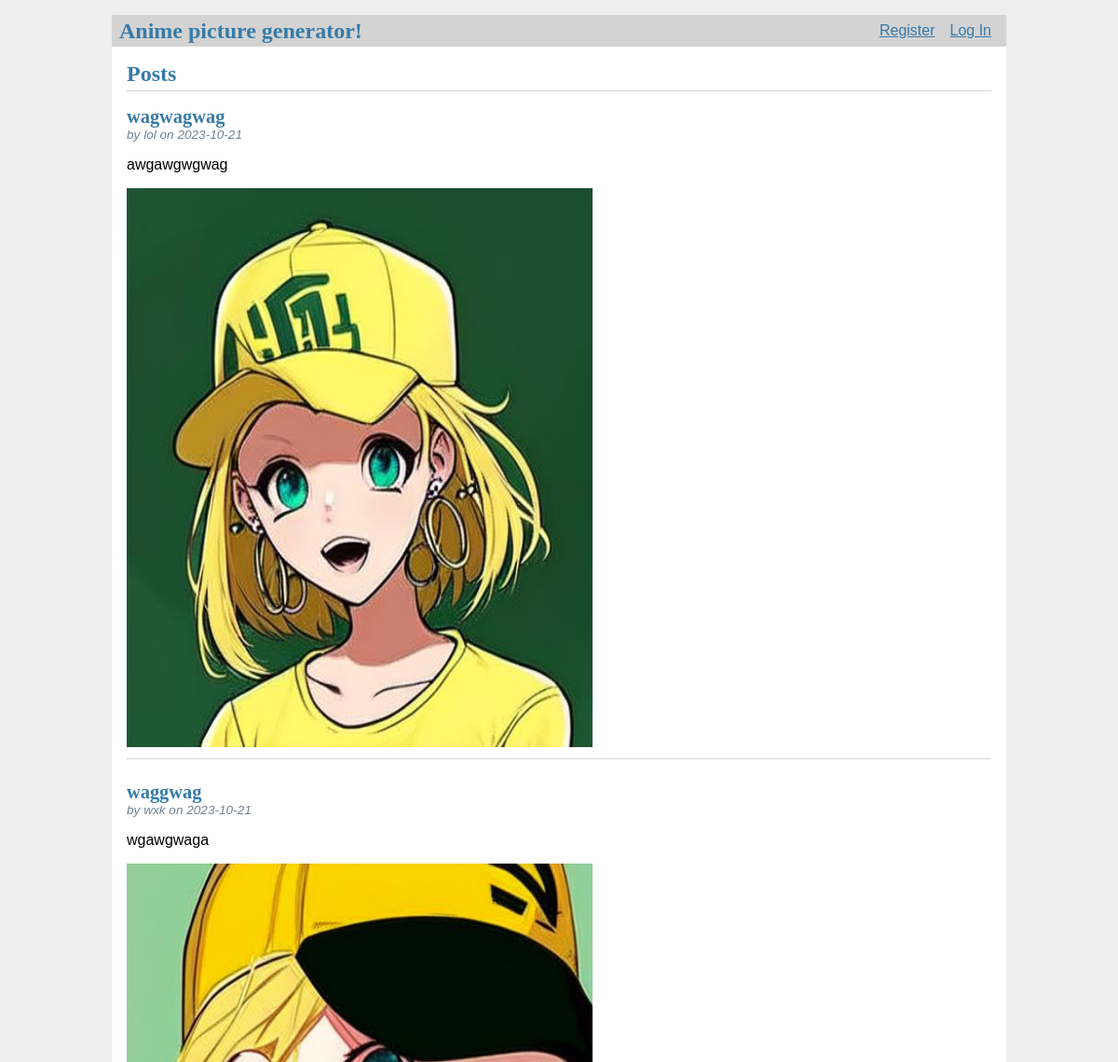
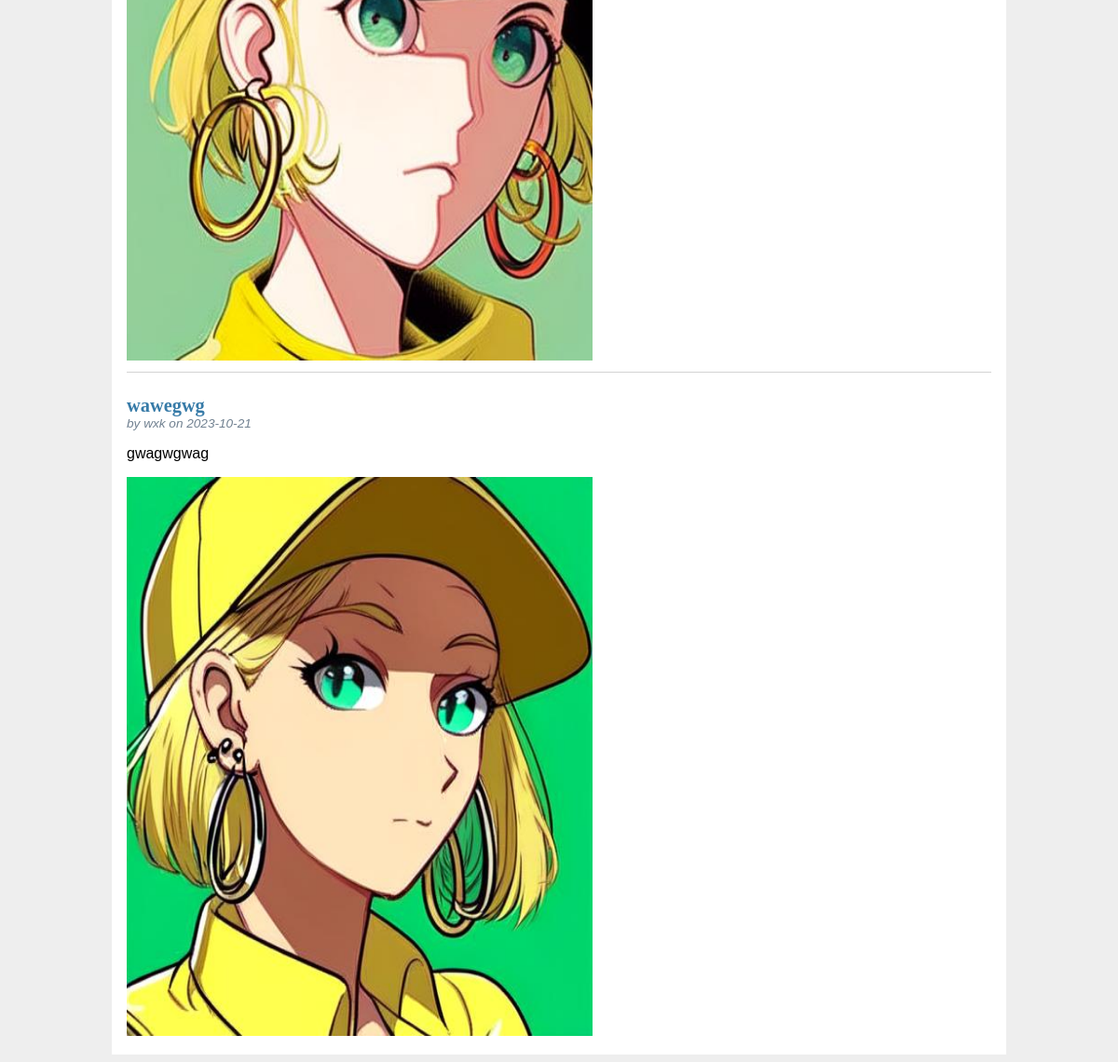
The page / on the database its author committed (2 pictures, top to bottom).
### tables this page shows
CREATE TABLE post (
  id INTEGER PRIMARY KEY AUTOINCREMENT,
  author_id INTEGER NOT NULL,
  created TIMESTAMP NOT NULL DEFAULT CURRENT_TIMESTAMP,
  title TEXT NOT NULL,
  seed TEXT NOT NULL,
  prompt TEXT NOT NULL,
  filepath TEXT NOT NULL,
  FOREIGN KEY (author_id) REFERENCES user (id)
);

CREATE TABLE user (
  id INTEGER PRIMARY KEY AUTOINCREMENT,
  username TEXT UNIQUE NOT NULL,
  password TEXT NOT NULL
);

### anigen/blog.py (the view)
@bp.route('/')
def index():
    db = get_db()
    posts = db.execute(
        'SELECT p.id, title, seed, created, author_id, username, filepath'
        ' FROM post p JOIN user u ON p.author_id = u.id'
        ' ORDER BY created DESC'
    ).fetchall()
    print(posts)
    return render_template('blog/index.html', posts=posts)

### anigen/auth.py (called while the page is built)
@bp.before_app_request
def load_logged_in_user():
    user_id = session.get('user_id')
    if user_id is None:
        g.user = None
    else:
        g.user = get_db().execute(
            'SELECT * FROM user WHERE id = ?', (user_id,)
        ).fetchone()

### anigen/db.py (called while the page is built)
def get_db():
    if 'db' not in g:
        g.db = sqlite3.connect(
            current_app.config['DATABASE'],
            detect_types=sqlite3.PARSE_DECLTYPES
        )
        g.db.row_factory = sqlite3.Row
    return g.db

### anigen/templates/blog/index.html (shortened to what this page needs)
{% extends 'base.html' %}
{% block header %}
<h1>{% block title %}Posts{% endblock %}</h1>
{% endblock %}
{% block content %}
{% for post in posts %}
<article class="post">
    <header>
        <div>
            <h1>{{ post['title'] }}</h1>
            <div class="about">by {{ post['username'] }} on {{ post['created'].strftime('%Y-%m-%d') }}</div>
        </div>
    </header>
    <p class="body">{{ post['seed'] }}</p>
    <img src="{{ url_for('static', filename="/images/" + post['filepath']) }}" alt="Girl in a jacket" width="500" height="600">
</article>
{% if not loop.last %}
<hr>
{% endif %}
{% endfor %}
{% endblock %}

### anigen/templates/base.html (shortened to what this page needs)
<!doctype html>
<link rel="stylesheet" href="{{ url_for('static', filename='style.css') }}">
<nav>
    <h1>Anime picture generator!</h1>
    <ul>
        {% if g.user %}
        <li><span>{{ g.user['username'] }}</span>
            <li><a href="{{ url_for('auth.logout') }}">Log Out</a>
                {% else %}
                <li><a href="{{ url_for('auth.register') }}">Register</a>
                    <li><a href="{{ url_for('auth.login') }}">Log In</a>
                        {% endif %}
    </ul>
</nav>
<section class="content">
    <header>
        {% block header %}{% endblock %}
    </header>
    {% block content %}{% endblock %}
</section>

### anigen/static/style.css (style rules this page uses)
h1 { font-family: serif; color: #377ba8; margin: 1rem 0; }
a { color: #377ba8; }
hr { border: none; border-top: 1px solid lightgray; }
nav { background: lightgray; display: flex; align-items: center; padding: 0 0.5rem; }
nav h1 { flex: auto; margin: 0; }
nav ul { display: flex; list-style: none; margin: 0; padding: 0; }
nav ul li a, nav ul li span, header .action { display: block; padding: 0.5rem; }
.content { padding: 0 1rem 1rem; }
.content > header { border-bottom: 1px solid lightgray; display: flex; align-items: flex-end; }
.content > header h1 { flex: auto; margin: 1rem 0 0.25rem 0; }
.post > header { display: flex; align-items: flex-end; font-size: 0.85em; }
.post > header > div:first-of-type { flex: auto; }
.post > header h1 { font-size: 1.5em; margin-bottom: 0; }
.post .about { color: slategray; font-style: italic; }
.post .body { white-space: pre-line; }
.content:last-child { margin-bottom: 0; }

### rows shown on the page
post: title "wagwagwag", username "lol", created "2023-10-21", seed "awgawgwgwag", filepath (picture)
post: title "waggwag", username "wxk", created "2023-10-21", seed "wgawgwaga", filepath (picture)
post: title "wawegwg", username "wxk", created "2023-10-21", seed "gwagwgwag", filepath (picture)
